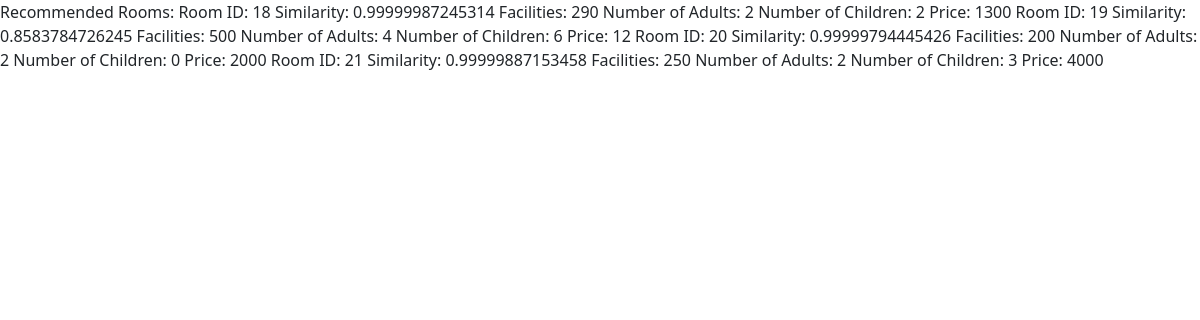
Page /admin/recomendation.php?id=17 on the committed database.
### tables this page shows
CREATE TABLE `rooms` (
  `id` int(11) NOT NULL,
  `name` varchar(50) NOT NULL,
  `area` int(11) NOT NULL,
  `price` int(11) NOT NULL,
  `quantity` int(11) NOT NULL,
  `adult` int(11) NOT NULL,
  `children` int(11) NOT NULL,
  `description` varchar(255) NOT NULL,
  `status` tinyint(4) NOT NULL DEFAULT 1,
  `removed` int(11) NOT NULL DEFAULT 0
);

### admin/recomendation.php (the view, shortened to what this page needs)
<?php
require('inc/db_config.php');
 require('inc/links.php');
function cosineSimilarity($vec1, $vec2)
{
    $dotProduct = 0;
    $magnitude1 = 0;
    $magnitude2 = 0;
    foreach ($vec1 as $key => $value) {
        if (isset($vec2[$key]) && is_numeric($value) && is_numeric($vec2[$key])) {
            $dotProduct += $value * $vec2[$key];
            $magnitude1 += $value * $value;
            $magnitude2 += $vec2[$key] * $vec2[$key];
        }
    }
    $magnitude = sqrt($magnitude1) * sqrt($magnitude2);
    return $magnitude != 0 ? $dotProduct / $magnitude : 0;
}
$selectedRoomId = $_GET['id'];
$selectedRoomAttributes = array();
$sql = "SELECT area, adult,children, price FROM rooms WHERE id = $selectedRoomId ";
$result = $con->query($sql);
if ($result->num_rows > 0) {
    while ($row = $result->fetch_assoc()) {
        $selectedRoomAttributes = array(
            'facilities' => explode(",", $row['area']),
            'num_adults' => $row['adult'],
            'num_children' => $row['children'],
            'price' => $row['price']
        );
    }
}
$allRoomsAttributes = array();
$sql = "SELECT id, area, adult,children, price FROM rooms WHERE id != $selectedRoomId AND status=1 AND removed=0";
$result = $con->query($sql);
if ($result->num_rows > 0) {
    while ($row = $result->fetch_assoc()) {
        $allRoomsAttributes[$row['id']] = array(
            'facilities' => explode(",", $row['area']),
            'num_adults' => $row['adult'],
            'num_children' => $row['children'],
            'price' => $row['price']
        );
    }
}
$similarities = array();
foreach ($allRoomsAttributes as $roomId => $attributes) {
    $similarity = cosineSimilarity($selectedRoomAttributes, $attributes);
    $similarities[$roomId] = $similarity;
}
$top5Similarities = array_slice($similarities, 0, 5, true);
foreach ($top5Similarities as $roomId => $similarity) {
    $sql = "SELECT * FROM rooms WHERE id = $roomId";
    $result = $con->query($sql);
    if ($result->num_rows > 0) {
        $row = $result->fetch_assoc();
        $facilities = implode(", ", explode(",", $row['area']));
        echo "Room ID: $roomId\n";
        echo "Similarity: $similarity\n";
        echo "Facilities: $facilities\n";
        echo "Number of Adults: {$row['adult']}\n";
        echo "Number of Children: {$row['children']}\n";
        echo "Price: {$row['price']}\n";
    }
}
?>

### rows in the picture
rooms: roomId "18", similarity "0.99999987245314", area "290", adult "2", children "2", price "1300"
rooms: roomId "19", similarity "0.8583784726245", area "500", adult "4", children "6", price "12"
rooms: roomId "20", similarity "0.99999794445426", area "200", adult "2", children "0", price "2000"
rooms: roomId "21", similarity "0.99999887153458", area "250", adult "2", children "3", price "4000"
